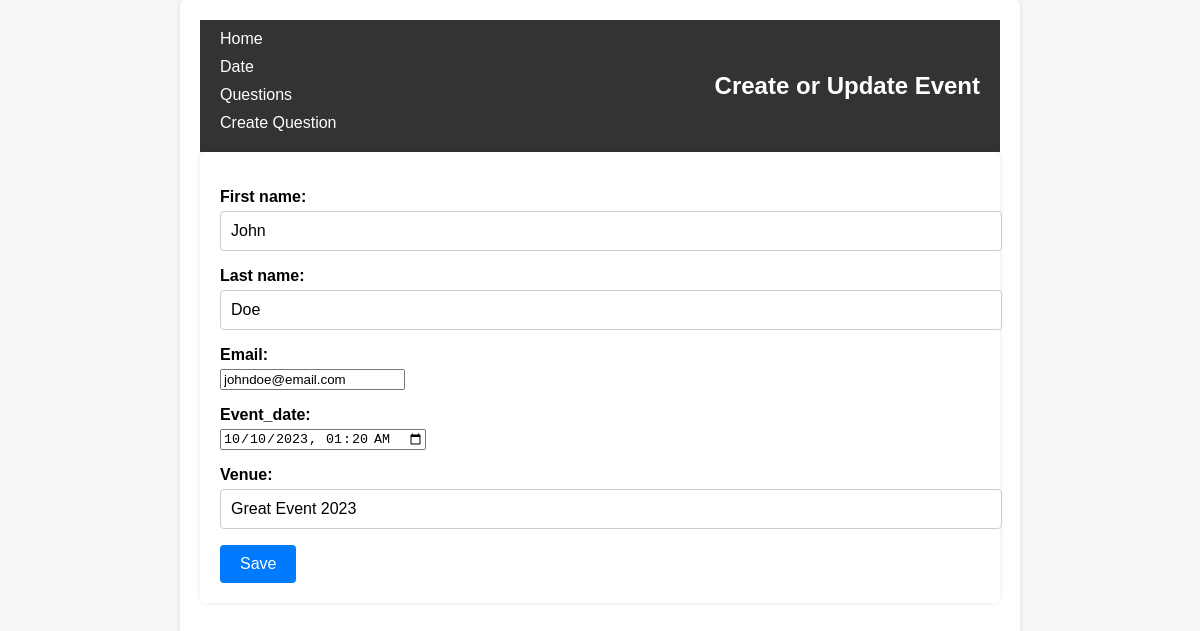
/save_the_date/date/update/7/, run on the app's committed database.
### save_the_date/models.py (models this page shows, shortened)
class SaveTheDate(models.Model):
    first_name = models.CharField(max_length=255)
    last_name = models.CharField(max_length=255)
    email = models.EmailField()
    event_date = models.DateTimeField("event_date")
    venue = models.CharField(max_length=255)

### save_the_date/views.py (the view)
# urls.py: path("date/update/<int:pk>/", views.date_update, name="date_update"),
def date_update(request, pk):
    save_the_date = get_object_or_404(SaveTheDate, pk=pk)
    if request.method == 'POST':
        form = SaveTheDateUpdateForm(request.POST, instance=save_the_date)
        if form.is_valid():
            form.save()
            return redirect('save_the_date')
    else:
        form = SaveTheDateForm(instance=save_the_date)
    return render(request, 'savedate_add_form.html', {'form': form, 'save_the_date': save_the_date})

### save_the_date/forms.py
class SaveTheDateForm(forms.ModelForm):
    class Meta:
        model = SaveTheDate
        fields = '__all__' #  ['question_text', 'pub_date']
        widgets = {
            'event_date': forms.DateTimeInput(attrs={'type': 'datetime-local'}),
        }

### save_the_date/templates/savedate_add_form.html (shortened to what this page needs)
{% load static %}
<!DOCTYPE html>
<html>
<head>
    <link rel="stylesheet" href="{% static 'css/styles.css' %}">
</head>
<body>
    <div class="container">
        <header class="header">
            <nav class="sidebar">
                <ul class="nav-links">
                    <li><a href="/">Home</a></li>
                    <li><a href="/save_the_date/date/">Date</a></li>
                    <li><a href="/save_the_date/questions/">Questions</a></li>
                    <li><a href="/save_the_date/question/create/">Create Question</a></li>
                </ul>
            </nav>
            <h1>Create or Update Event</h1>
        </header>
            <section class="form-container">
                <form method="post">
                    {{ form.as_p }}
                    <button type="submit" class="btn btn-primary">Save</button>
                </form>
            </section>
    </div>
</body>
</html>

### save_the_date/static/css/styles.css (style rules this page uses)
body { font-family: Arial, sans-serif; background-color: #f7f7f7; }
.container { max-width: 800px; margin: 0 auto; padding: 20px; background-color: #ffffff; box-shadow: 0 0 5px rgba(0, 0, 0, 0.1); border-radius: 5px; }
.header { background-color: #333; color: #fff; padding: 10px 20px; display: flex; align-items: center; justify-content: space-between; }
.header h1 { font-size: 24px; margin: 0; padding: 0; }
.header a { text-decoration: none; color: #007bff; }
.form-container { padding: 20px; }
.btn { padding: 10px 20px; font-size: 16px; }
body { font-family: Arial, sans-serif; margin: 0; background-color: #f7f7f7; }
.container { display: flex; flex-direction: column; min-height: 100vh; }
.sidebar { display: flex; flex-direction: column; align-items: flex-start; }
.nav-links { list-style: none; padding: 0; margin: 0; }
.nav-links li { margin-bottom: 10px; }
.nav-links a { text-decoration: none; color: #fff; }
.form-container { background-color: #fff; padding: 20px; box-shadow: 0 0 5px rgba(0, 0, 0, 0.1); border-radius: 5px; }
label { display: block; font-weight: bold; margin-bottom: 5px; }
input[type="text"], select { width: 100%; padding: 10px; border: 1px solid #ccc; border-radius: 4px; font-size: 16px; }
button.btn-primary { padding: 10px 20px; font-size: 16px; background-color: #007bff; border: none; color: #fff; cursor: pointer; border-radius: 4px; }

### data on the page
SaveTheDate: first_name "John", last_name "Doe", email "johndoe@email.com", event_date "10/10/2023 01:20", venue "Great Event 2023"
